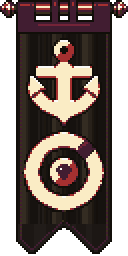
#> input picture art/pixellab-banners-new/final/clan_crows.png, 64 x 128 px, given in place of get_image_0.png, which was not available (shown 2 times larger)
$ python screens_final.py
#> lines starting #> are read from the running program, lines starting #| are printed output that depends on the picture
"""Stage the screen backgrounds as UX-2 wants them: palette-reduced PNG8 (32 colours, no dither), one file per picture, named by id, in three folders:
final/life/<memory id>.png, final/character/<race|calling>.png, final/expeditions/<zone id>.png. python3 art/pixellab-backgrounds/screens_final.py [pilots|rest]   (repo root)"""
import os, sys
from PIL import Image
R='art/pixellab-backgrounds/screens/raw/'; O='art/pixellab-backgrounds/screens/final/'
PILOTS={('life','sparrow'):('life_age6_sparrow',11),('life','board'):('life_age16_board',12),('character','race'):('cc_race',11),('character','calling'):('cc_calling',11),
        ('expeditions','z_lantern_docks'):('exp_lantern_docks',12),('expeditions','z_cinder_row'):('exp_cinder_row',12),('expeditions','z_changeling_fen'):('exp_changeling_fen',11)}
# the rest: life ages 8, 10, 12, 14 (memory ids: the base band of the age: the race / calling variants are not drawn: mark_* and calling_* use the age's base band) and 17 zones
REST_LIFE={'mark':('life_age8_mark',None),'beggar':('life_age10_beggar',None),'calling':('life_age12_net',None),'lamp':('life_age14_lamp',None)}
ZONES=['fishermans_row','tanners_court','scaffold_yards','ossuary_galleries','drowned_stair','dead_heart_approach','shroud_vigil','beyond_the_tear','glass_strand','white_fleet_grave','exorcists_road','frost_quarry','salt_road','fever_bark','bell_road','ember_run','lantern_train']
def reduce(src,dst,n=32):
#> called with n = 32
    im=Image.open(src).convert('RGB'); q=im.quantize(colors=n,method=Image.Quantize.MEDIANCUT,dither=Image.Dither.NONE); os.makedirs(os.path.dirname(dst),exist_ok=True); q.save(dst,optimize=True)
#> after `im = Image.open(src).convert('RGB')`:
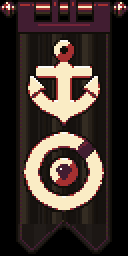
#> im: PIL image 64x128 RGB (shown 2 times larger); mean R, G, B 63, 50.2, 44.5
if __name__=='__main__':
    mode=sys.argv[1] if len(sys.argv)>1 else 'pilots'
    if mode in ('pilots','all'):
        for (folder,name),(k,s) in PILOTS.items(): reduce(f'{R}{k}_s{s}/get_image_0.png',f'{O}{folder}/{name}.png')
#> pass 2 of the loop `for (folder,name),(k,s) in PILOTS.items(): reduce(f'{R}{k}_s{s}/get_im..`:
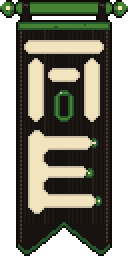
#> input picture art/pixellab-banners-new/final/warden_standard.png, 64 x 128 px, given in place of get_image_0.png, which was not available (shown 2 times larger)
#> in reduce (call 2), `im = Image.open(src).convert('RGB')`:
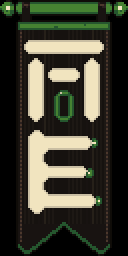
#> im: PIL image 64x128 RGB (shown 2 times larger); mean R, G, B 61.8, 61.8, 48.4
#> (the run stopped early here; a loop or call above may not have finished)
